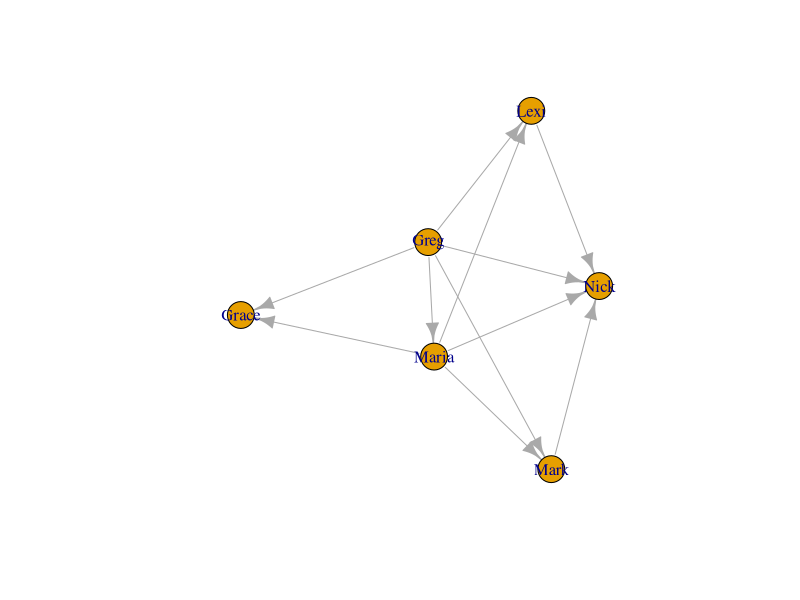
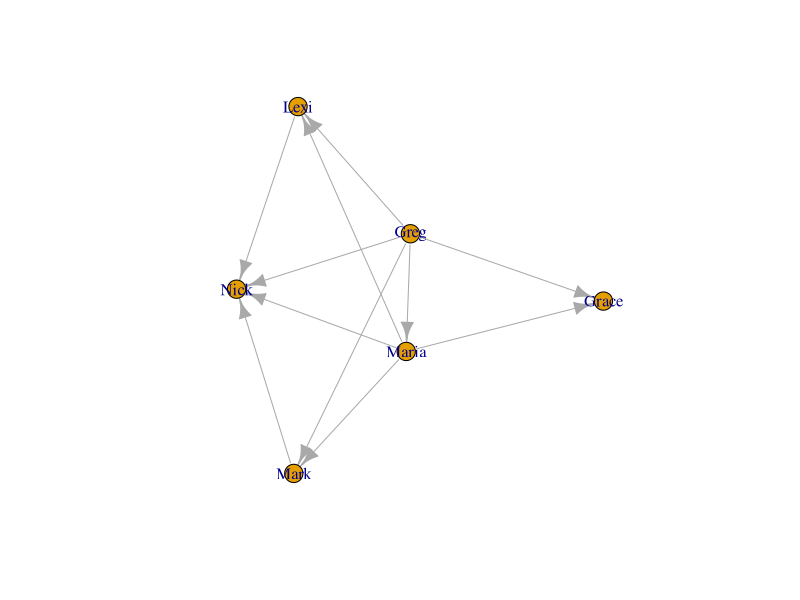
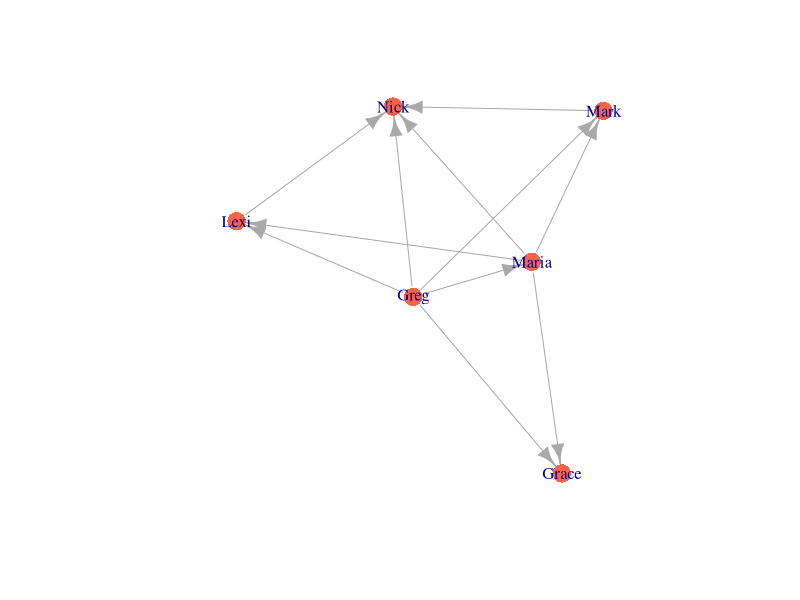
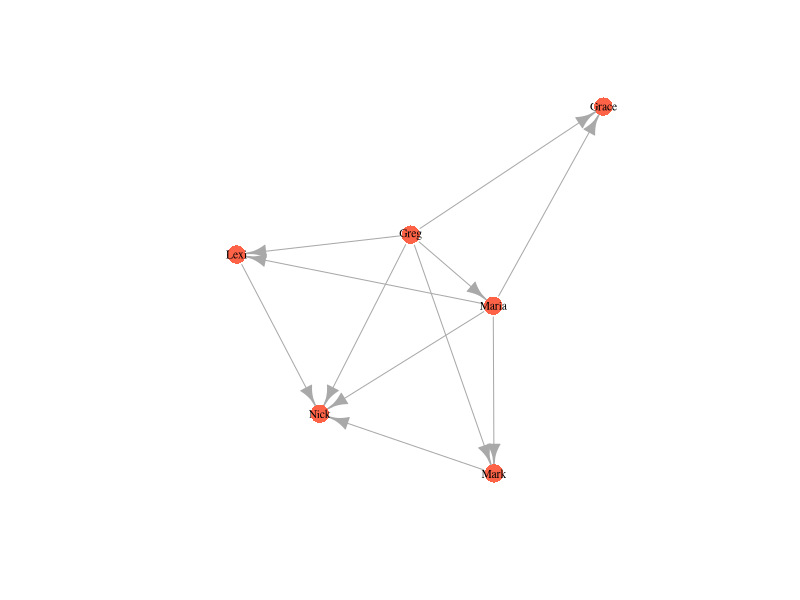
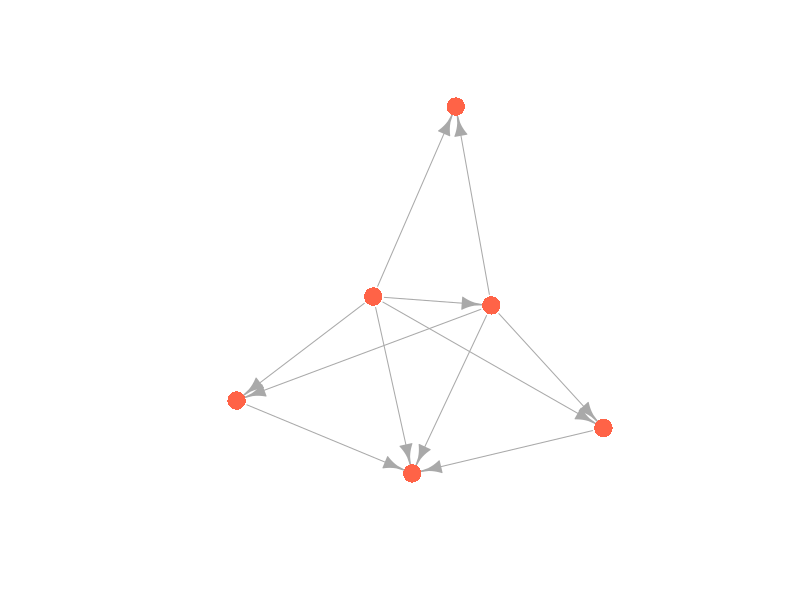
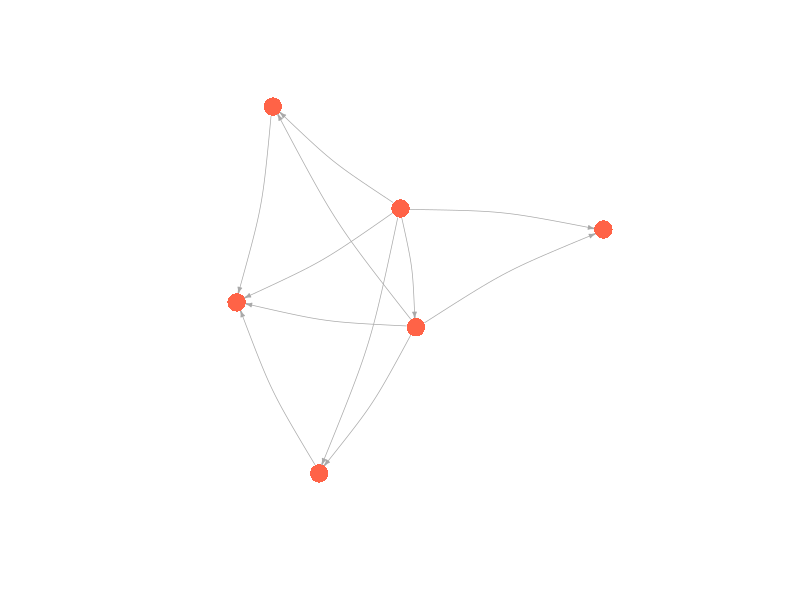
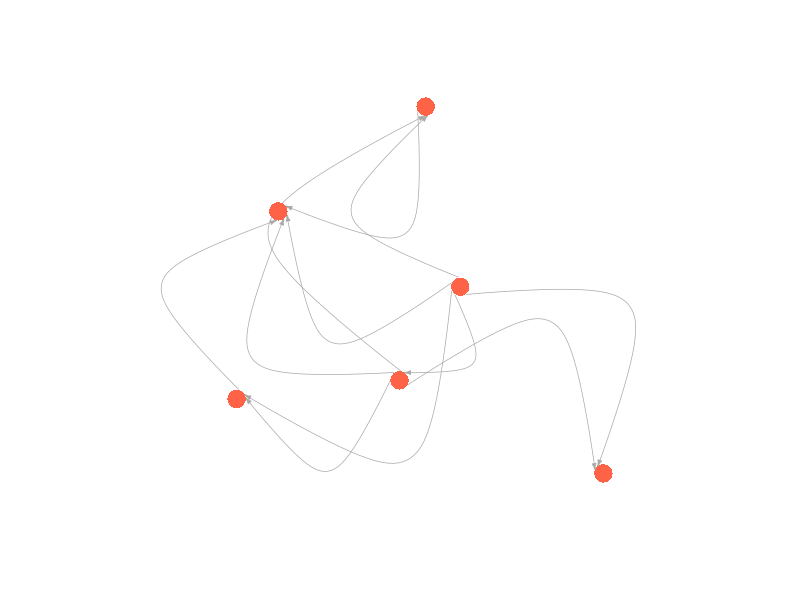
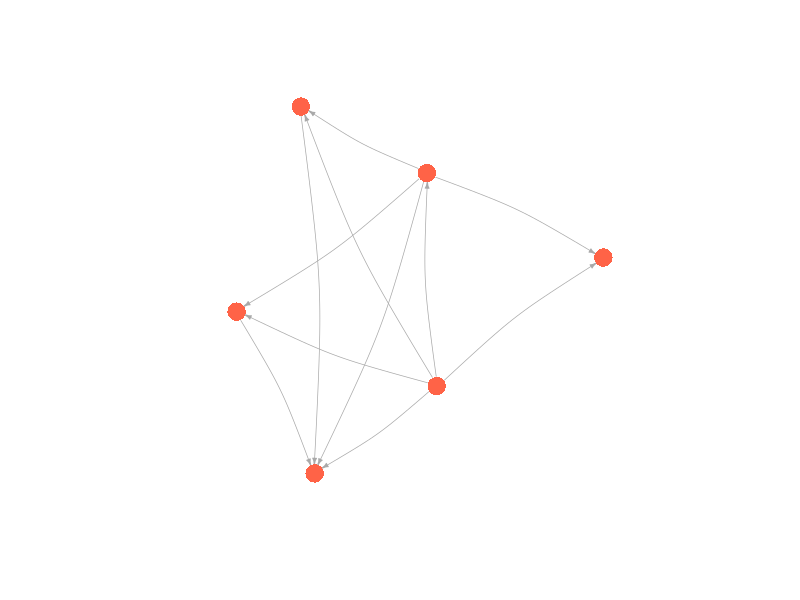

Write the R code that produced these figures, in order.
## ---- chunk 1
library(igraph)
money_edgelist <- read.csv("Data/money_edgelist.csv", stringsAsFactors = F)
moneyNetwork <- graph.edgelist(as.matrix(money_edgelist), directed=TRUE)
## ---- chunk 2
plot(moneyNetwork)
## ---- chunk 3
plot(moneyNetwork, vertex.size = 10)
## ---- chunk 4
plot(moneyNetwork, vertex.size = 10, vertex.color = "tomato", vertex.frame.color = NA)
## ---- chunk 5
plot(moneyNetwork, vertex.size = 10, vertex.color = "tomato", vertex.frame.color = NA, vertex.label.cex = .7, vertex.label.color = "black")
## ---- chunk 6
plot(moneyNetwork, vertex.size = 10, vertex.color = "tomato", vertex.frame.color = NA, vertex.label = NA)
## ---- chunk 7
plot(moneyNetwork, vertex.size = 10, vertex.color = "tomato", vertex.frame.color = NA, vertex.label.cex = .7,  vertex.label = NA, edge.curved = .1, edge.arrow.size = .3, edge.width = .7)
## ---- chunk 8
plot(moneyNetwork, vertex.size = 10, vertex.color = "tomato", vertex.frame.color = NA, vertex.label.cex = .7,  vertex.label = NA, edge.curved = 1.7, edge.arrow.size = .3, edge.width = .7)
## ---- chunk 9
# first we run the layout function on our graph
kamadaLayout <- layout.kamada.kawai(moneyNetwork)

# and then we change the default layout setting to equal the layout we generated above
plot(moneyNetwork, layout = kamadaLayout, vertex.size = 10, vertex.color = "tomato", vertex.frame.color = NA, vertex.label.cex = .7,  vertex.label = NA, edge.curved = .1, edge.arrow.size = .3, edge.width = .7)
## ---- chunk 10
# first we run the layout function on our graph
fruchtermanLayout <- layout.fruchterman.reingold(moneyNetwork)

# and then we change the default layout setting to equal the layout we generated above
plot(moneyNetwork, layout = fruchtermanLayout, vertex.size = 10, vertex.color = "tomato", vertex.frame.color = NA, vertex.label.cex = .7, vertex.label = NA, edge.curved = .1, edge.arrow.size = .3, edge.width = .7)
## ---- chunk 11
attributes <- read.csv("Data/attribute_df.csv", stringsAsFactors = F)
head(attributes)
## ---- chunk 12
# Change the names
V(moneyNetwork)$name = c("Bob", "Linda", "Elias", "Catherine", "Eloise", "Pumpkin")

# Print the node names to see that it worked!
print(V(moneyNetwork)$name)
## ---- chunk 13
V(moneyNetwork)$gender[1:6]
## ---- chunk 14
# Load in the edge list again
money_edgelist <- read.csv("Data/money_edgelist.csv", stringsAsFactors = F)

# Load in the attributes again
attributes <- read.csv("Data/attribute_df.csv", stringsAsFactors = F)

# Put them both in the network.
moneyNetwork <- graph_from_data_frame(money_edgelist, directed = T, vertices = attributes)
## ---- chunk 15
moneyNetwork
## ---- chunk 16
V(moneyNetwork)$Gender 
## ---- chunk 17
V(moneyNetwork)$color <- ifelse(V(moneyNetwork)$Gender == "Male", "dodgerblue3","seagreen")
## ---- chunk 18
plot(moneyNetwork, vertex.size = 10, vertex.frame.color = "black", vertex.label.cex = .7, vertex.label = NA, edge.curved = .1, edge.arrow.size = .3)
## ---- chunk 19
V(moneyNetwork)$color <- NA
V(moneyNetwork)$color <- ifelse(V(moneyNetwork)$Role == "Father", "burlywood1","tomato")
V(moneyNetwork)$color <- ifelse(V(moneyNetwork)$Role == "Mother", "seagreen", V(moneyNetwork)$color)
V(moneyNetwork)$color <- ifelse(V(moneyNetwork)$Role == "Son", "grey70", V(moneyNetwork)$color)

plot(moneyNetwork,vertex.size = 10, vertex.label.cex = .7, vertex.label = NA, edge.curved = .1, vertex.frame.color = "black", edge.arrow.size = .3, edge.width = .7, edge.color = "grey30")
## ---- chunk 20
V(moneyNetwork)$size = V(moneyNetwork)$Age/5

plot(moneyNetwork, vertex.label.cex = .7, vertex.label = NA, edge.curved = .1, vertex.frame.color = "black", edge.arrow.size = .3, edge.width = .7, edge.color = "grey30")
